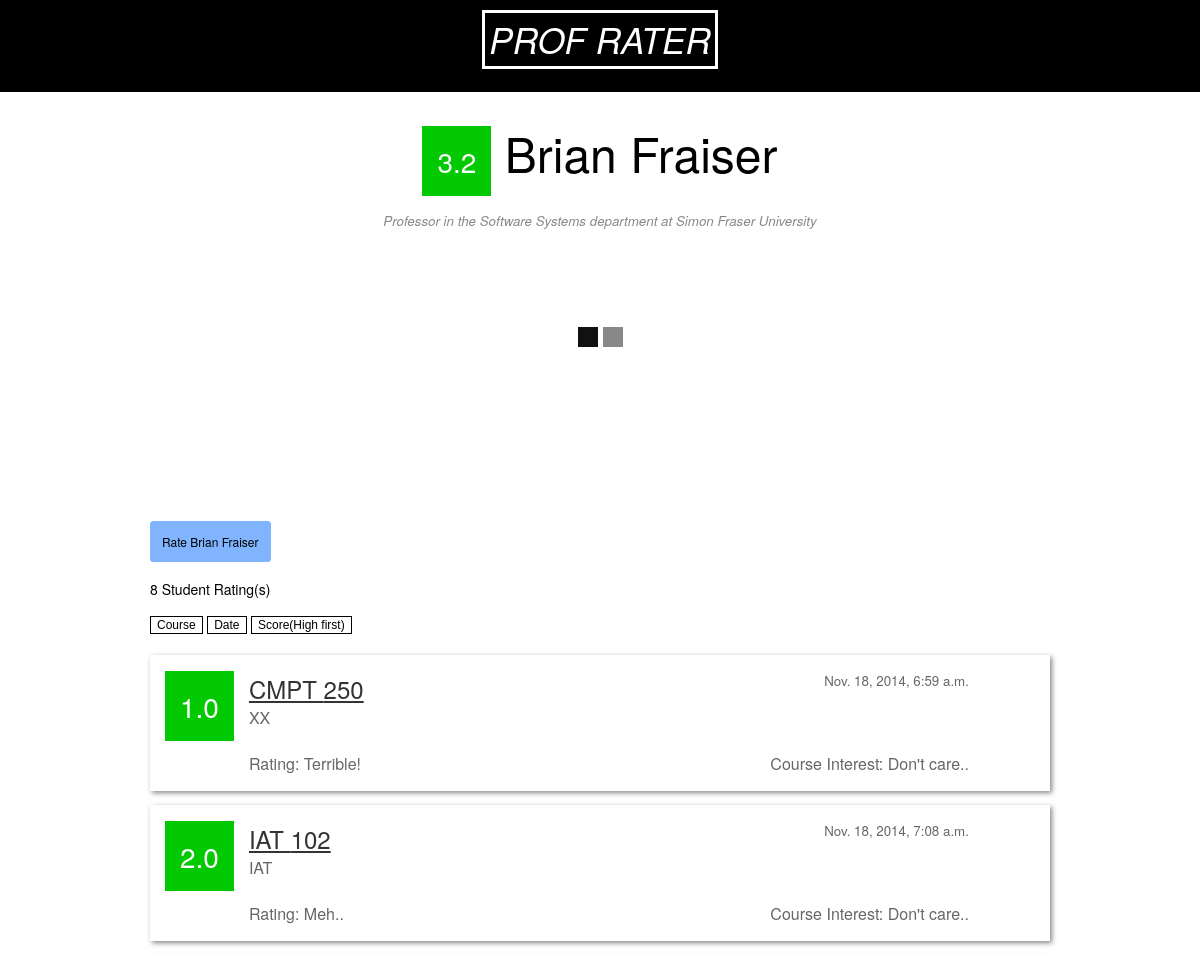
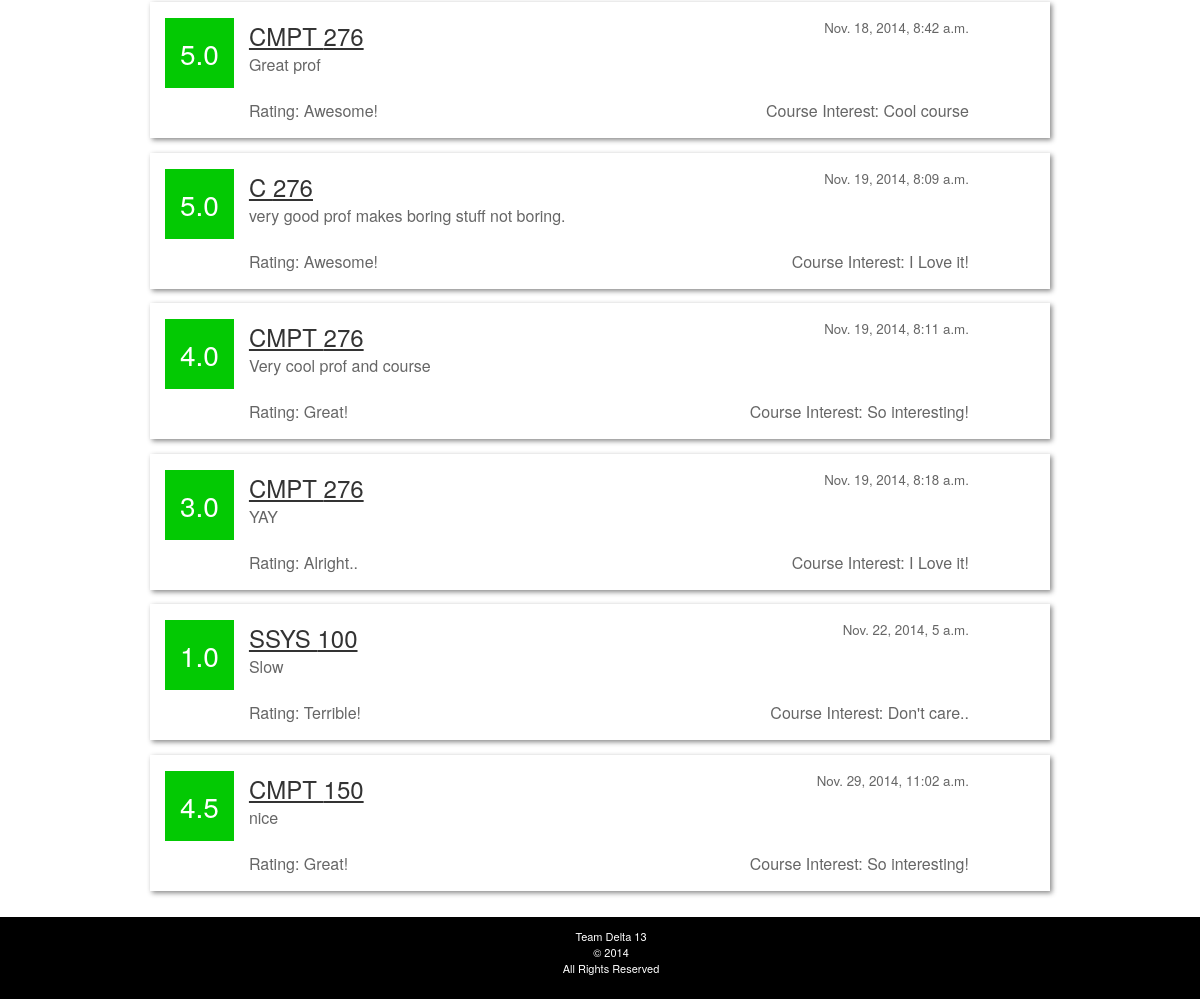
The app's page /prof_rater/2/rate/ with its own data (2 pictures, top to bottom).
### prof_rater/models.py (models this page shows, shortened)
class Professor(models.Model):
    first_name = models.CharField(max_length=200)
    last_name = models.CharField(max_length=200)
    department = models.ForeignKey(Department)
    meta_score = models.DecimalField(max_digits=2, decimal_places=1)

class Department(models.Model):
    code = models.CharField(max_length=4, default='DEPT')   #CMPT
    name = models.CharField(max_length=200, default='Department Name') #Computing Science

class Review(models.Model):
    professor = models.ForeignKey(Professor)
    comments = models.CharField(max_length=350)
    interest_in_course = models.DecimalField(max_digits=2, decimal_places=1)
    course_subject = models.CharField(max_length=4, default='SUBJ') #CMPT
    course_number = models.IntegerField(range(100, 999), default=999) #470
    date_published = models.DateTimeField(("Date published"), auto_now_add = True)
    final_score = models.DecimalField(max_digits=2, decimal_places=1)

### prof_rater/views.py (the view, shortened to what this page needs)
# urls.py: url(r'^(?P<prof_id>[0-9]+)/rate/$', views.create_review, name='rate'),
def create_review(request, prof_id):
    professor = get_object_or_404(Professor, pk=prof_id)
    comment = request.POST.get('comments','')
    finalScore = request.POST.get('final_score','')
    courseNumber = request.POST.get('course_number','')
    courseSubject = request.POST.get('course_subject','')
    courseInterest = request.POST.get('interest_in_course','')
    phrase1 = request.POST.get('phrase_one','')
    phrase2 = request.POST.get('phrase_two','')
    phrase3 = request.POST.get('phrase_three','')
    if len(comment) == 0:
        return render(request, 'prof_rater/profile.html', {
            'professor': professor,
            'meta_score': calculate_metascore(prof_id),
            'word_cloud_entries': get_word_cloud_entries(prof_id),
            'error_message': "You need to comment before you can rate",
        })

### prof_rater/views.py (called while the page is built)
def calculate_metascore(prof_id):
    professor = Professor.objects.get(pk=prof_id)
    total_score = 0
    for review in professor.review_set.all():
            total_score += review.final_score
    if(total_score <= 0):
            return "n/a"
    else:
            max_score = professor.review_set.count() * 5
            meta_score = total_score/max_score * 5
            return "%.1f" % meta_score

def get_word_cloud_entries(prof_id):
    professor = Professor.objects.get(pk=prof_id)
    word_cloud_entries = professor.wordcloud_set.order_by('?')[:10]
    return word_cloud_entries

### prof_rater/templates/prof_rater/profile.html (shortened to what this page needs)
{% extends "prof_rater/base.html" %}
{% block content %}
<div class="profile">
	<h1 class="big center">
		<span class="meta-score">{{ meta_score }}</span>
		{{ professor.first_name }} {{ professor.last_name }}
	</h1>
	<br />
	<div class="center"><small class="notes">Professor in the {{ professor.department.name }} department at Simon Fraser University</small></div>
</div>
<div class="slider">
	<div class="word-cloud"></div>
	<div class="slider-buttons">
		<div class="cloud-button" onclick="showWordCloud();"  style="background-color:#111;"> </div>
		<div class="hist-button" onclick="showHistogram();" > </div>
	</div>
</div>
<div class="review-list">
	<div class="button">
		<a href= "#" class="toggle-review-form">
			Rate {{ professor.first_name }} {{ professor.last_name }}
		</a>
	</div>
		{% include "prof_rater/review.html" %}
	<h3>{{ professor.review_set.count }} Student Rating(s)</h3>
<div class="sorting-options">
	<button type="button" class="sortByCourseA2" > Course </button>
	<button type="button" class="sortByDateA" > Date </button>
	<button type="button" class="sortByScoreHighToLow4" > Score(High first) </button>
</div>
	<ul>
	    {% for review in professor.review_set.all %}
    	<li>
	    	<div class="review">
				<div class="meta-score">
					<span class="score">{{review.final_score}}</span>
				</div>
				<div class="left">
					<div class="primary">
					 	<a href="../{{ review.course_subject }}/{{ review.course_number }}">
					 		<span class="course1">{{ review.course_subject }} {{ review.course_number }} </span>
					 	</a>
					 	<span class="date1"><small style="float:right;"> {{ review.date_published }}</small></span>
					</div>
					<div class="secondary">
						{{ review.comments }}
					</div>
					<br />
					<div class="rating" style="float:left;">
			        	Rating:
			        	<span class="score_text"></span>
			        </div>
			        <div class="course-interest" style="float:right;">
			        	Course Interest: <span class="course_interest">{{ review.interest_in_course }}</span>
			        </div>
				</div>
			</div>
	    </li>
	    {% endfor %}
	</ul>
</div>
{% endblock %}

### prof_rater/static/style.css (style rules this page uses)
body { font-family: 'Helvetica Neue', Helvetica, Arial, sans-serif; margin:0px; }
body a { color: #333; }
h1 { text-align: left; }
.center { text-align: center; }
.left { text-align: left; }
h1.big { font-size:3em; line-height: 1.2; margin-bottom: 0.06em; }
small.notes { color: #888; font-style: italic; }
h1 { font-size: 24px; font-style: normal; font-variant: normal; font-weight: 500; line-height: 26.3999996185303px; }
h3 { font-size: 14px; font-style: normal; font-variant: normal; font-weight: 500; line-height: 15.3999996185303px; }
.word-cloud { margin: 15px auto; padding: 2em 0; text-align: center; }
.result ul, .review-list ul { padding-left: 0px; }
.result ul li, .review-list ul li { list-style-type: none; display:inline-block; background-color: #FFF; box-shadow: 2px 2px 5px #888888; width: 90%; margin: 0.3em 0 0.3em 0; text-align: left; }
.review-list ul li { color:#000; width: 100%; padding: 1em 0; }
.review-list ul li a { font-size: 1.5em; }
.review-list ul li .secondary { color: #666; }
.review-list ul li .review { color:#666; }
.review-list ul li .meta-score { color:#FFF; }
.review-list ul li .left { width: 80%; height:inherit; float:left; }
.review-list ul li .meta-score { text-align: center; height: inherit; float:left; margin: 0 15px 0 15px; }
.meta-score { background-color: rgb(3, 201, 3); color: #FFF; font-size: 28px; padding: 15px; }
.button, .rate-button { padding:1em 0; }
.button a, input[type=submit], .rate-button { font-size: 12px; color:black; background-color: rgb(128, 180, 255); padding:1em; text-decoration: none; border-radius: 0.3em; }
.sorting-options button { background-color: transparent; color:#000; border: 1px solid #000; font-size:12px; }
.slider, .histogram { min-height: 267px; }
.slider-buttons { width: 50px; height: 50px; text-align: center; z-index: 3; margin: -50px auto; padding-bottom: 50px; margin: 0px auto; padding-bottom: 10px; }
.cloud-button, .hist-button { background-color: #888; width: 20px; height: 20px; float: left; margin: 2.5px; }

### records on screen
Professor: first_name "Brian", last_name "Fraiser", department.name "Software Systems", review_set.count "8"
Review: final_score "1.0", course_subject "CMPT", course_number "250", date_published "Nov. 18, 2014, 6:59 a.m.", comments "XX"
Review: final_score "2.0", course_subject "IAT", course_number "102", date_published "Nov. 18, 2014, 7:08 a.m.", comments "IAT"
Review: final_score "5.0", course_subject "CMPT", course_number "276", date_published "Nov. 18, 2014, 8:42 a.m.", comments "Great prof"
Review: final_score "5.0", course_subject "C", course_number "276", date_published "Nov. 19, 2014, 8:09 a.m.", comments "very good prof makes boring stuff not boring."
Review: final_score "4.0", course_subject "CMPT", course_number "276", date_published "Nov. 19, 2014, 8:11 a.m.", comments "Very cool prof and course"
Review: final_score "3.0", course_subject "CMPT", course_number "276", date_published "Nov. 19, 2014, 8:18 a.m.", comments "YAY"
Review: final_score "1.0", course_subject "SSYS", course_number "100", date_published "Nov. 22, 2014, 5 a.m.", comments "Slow"
Review: final_score "4.5", course_subject "CMPT", course_number "150", date_published "Nov. 29, 2014, 11:02 a.m.", comments "nice"

### other values on screen
{{ meta_score }} "3.2"
